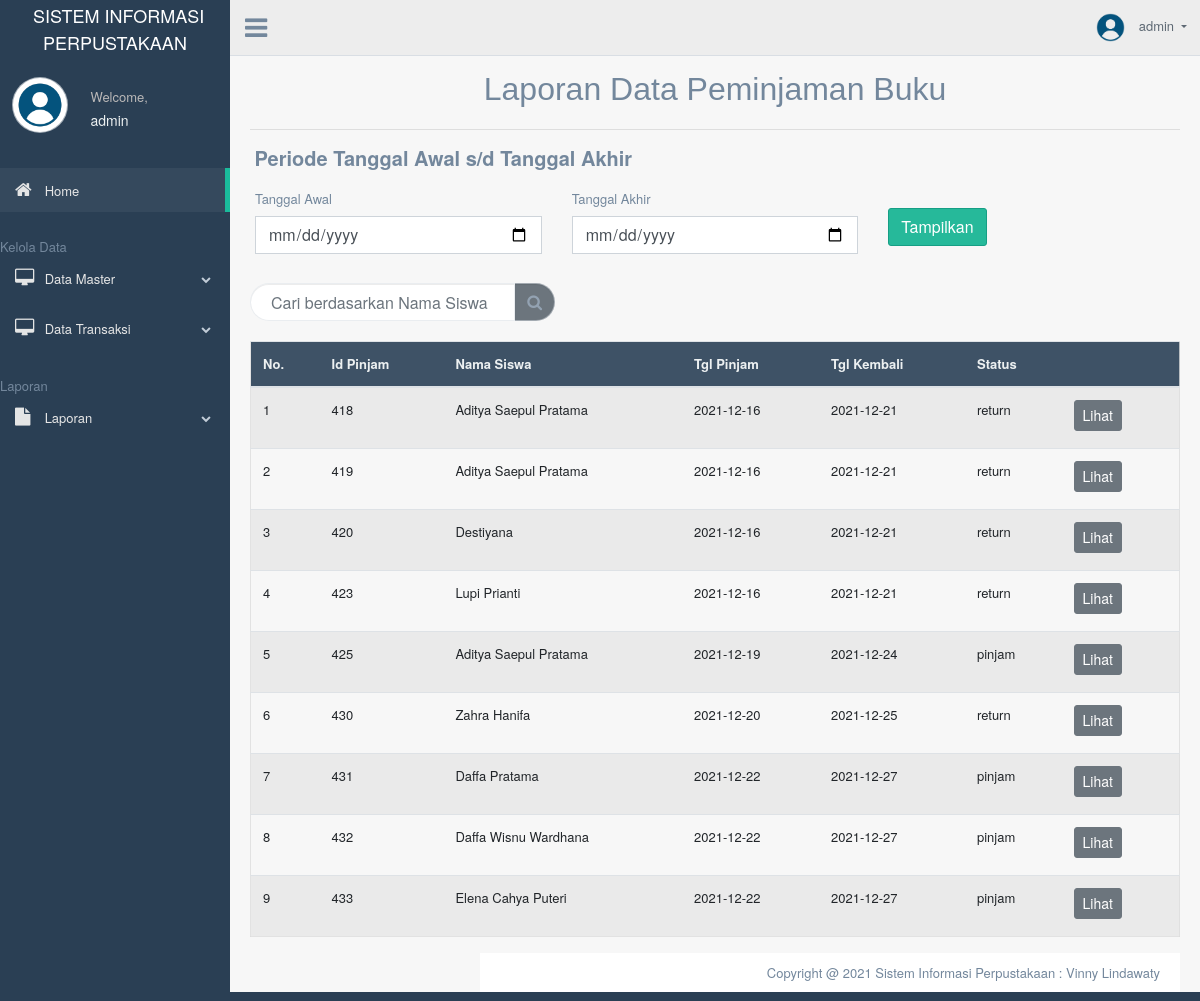
Page /index.php?page=laporan_peminjaman_data (signed in) on the committed database.
### tables this page shows
CREATE TABLE `peminjaman` (
  `id_pinjam` int(10) NOT NULL,
  `id_anggota` int(5) NOT NULL,
  `nama_siswa` varchar(30) NOT NULL,
  `tgl_pinjam` date NOT NULL,
  `tgl_kembali` date NOT NULL,
  `status` varchar(7) NOT NULL
);

### laporan_pinjam_buku.php (the view, shortened to what this page needs)
<?php
include('koneksi.php');
?>
	<div class="container" style="margin-top:20px">
		<center><font size="6" face="Helvetica" >Laporan Data Peminjaman Buku</font></center>
		<hr>
         <div class="row">
        &nbsp;&nbsp;&nbsp;&nbsp;<h6 class="h5 mb-0 text-gray"><strong>Periode Tanggal Awal s/d Tanggal Akhir</strong></h6>
        </div>
        <div class="row">
        <div class="col-lg-12">
                    <br>
                    <form method="post" action="tampilan_lap_pinjam.php">
                    <div class="row">
                        <div class="col-4">
                        <div class="form-group">
                            <label for="exampleInputEmail1">Tanggal Awal</label>
                            <input type="date" class="form-control" id="start_pekerjaan" name="start_pekerjaan"  value="">
                        </div>
                        </div>
                        <div class="col-4">
                        <div class="form-group">
                            <label for="exampleInputEmail1">Tanggal Akhir</label>
                            <input type="date" class="form-control" id="end_pekerjaan" name="end_pekerjaan"  value="">
                        </div>
                        </div>
                        <div class="col-2">
                        <div class="form-group">
                            <br>
                            <button class="btn btn-success" type="submit" name="tampilkan" >Tampilkan</button>
                        </div>
                        </div>
                    </div>
                    </form>
					<br>
		<div class="table-responsive">
		<table class="table table-striped jambo_table bulk_action">
			<thead>
				<tr>
					<th> No. </th>
					<th> Id Pinjam </th>
					<th> Nama Siswa </th>
					<th> Tgl Pinjam </th>
					<th> Tgl Kembali </th>
					<th> Status </th>
					<th> </th>
				</tr>
			</thead>
			<tbody>
			</div>
			<form action="" method="POST">
			<div class="title_right">
                <div class="col-md-4 col-sm-4 col-xs-12 form-group pull-right top_search">
                  <div class="input-group">
                    <input type="text" class="form-control" name="qcari" placeholder="Cari berdasarkan Nama Siswa" required />
                    <span class="input-group-btn">
                      <button class="btn btn-secondary" type="submit"><i class="fa fa-search"></i></button>
                    </span>
                  </div>
			</form>
                </div>
              </div>
            </div>
			<?php
				if (isset($_POST['qcari'])) {
					$qcari = $_POST['qcari'];
					$data = mysqli_query($koneksi, "SELECT * FROM peminjaman  where nama_siswa LIKE '%" . $qcari . "%' or id_pinjam LIKE '%" . $qcari . "%'") or die(mysql_error());
				} else {
					$data = mysqli_query($koneksi, "SELECT * FROM peminjaman  ") or die(mysql_error());
				}
				$no = 1;
				?>
				<?php
				while ($peminjaman = mysqli_fetch_assoc($data)) :
				?>
					<tr>
						<td><?php echo $no++; ?></td>
						<td><?php echo $peminjaman['id_pinjam']; ?></td>
						<td><?php echo $peminjaman['nama_siswa']; ?></td>
						<td><?php echo $peminjaman['tgl_pinjam']; ?></td>
						<td><?php echo $peminjaman['tgl_kembali']; ?></td>
						<td><?php echo $peminjaman['status']; ?></td>
						<td>
							<a href="javascript:void(0)" class="btn btn-secondary btn-sm" data-toggle="modal" data-target="#modal<?php echo $peminjaman['id_pinjam'] ?>">Lihat</a>
						</td>
					</tr>
				<?php endwhile; ?>
	</div>
	</div>

### rows in the picture
peminjaman: id_pinjam "418", nama_siswa "Aditya Saepul Pratama", tgl_pinjam "2021-12-16", tgl_kembali "2021-12-21", status "return"
peminjaman: id_pinjam "419", nama_siswa "Aditya Saepul Pratama", tgl_pinjam "2021-12-16", tgl_kembali "2021-12-21", status "return"
peminjaman: id_pinjam "420", nama_siswa "Destiyana", tgl_pinjam "2021-12-16", tgl_kembali "2021-12-21", status "return"
peminjaman: id_pinjam "423", nama_siswa "Lupi Prianti", tgl_pinjam "2021-12-16", tgl_kembali "2021-12-21", status "return"
peminjaman: id_pinjam "425", nama_siswa "Aditya Saepul Pratama", tgl_pinjam "2021-12-19", tgl_kembali "2021-12-24", status "pinjam"
peminjaman: id_pinjam "430", nama_siswa "Zahra Hanifa", tgl_pinjam "2021-12-20", tgl_kembali "2021-12-25", status "return"
peminjaman: id_pinjam "431", nama_siswa "Daffa Pratama", tgl_pinjam "2021-12-22", tgl_kembali "2021-12-27", status "pinjam"
peminjaman: id_pinjam "432", nama_siswa "Daffa Wisnu Wardhana", tgl_pinjam "2021-12-22", tgl_kembali "2021-12-27", status "pinjam"
peminjaman: id_pinjam "433", nama_siswa "Elena Cahya Puteri", tgl_pinjam "2021-12-22", tgl_kembali "2021-12-27", status "pinjam"

### other values in the picture
$_SESSION['username'] "admin"
